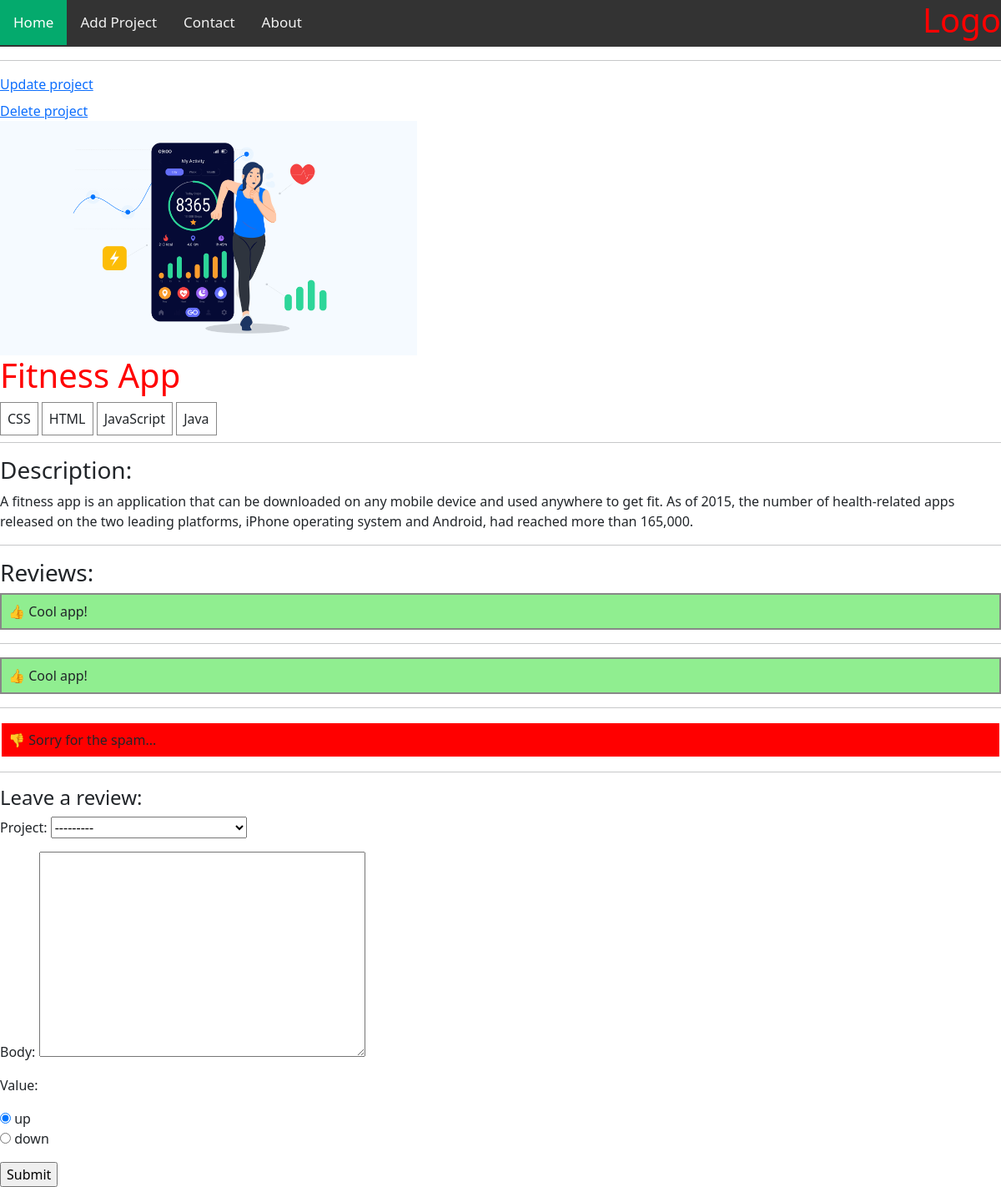
Screenshot of /project/6aaabc0c93df4b0f87154d9e439b6174/ with the database file from the repository.
### projects/models.py (models this page shows, shortened)
class Project(models.Model):
    title = models.CharField(max_length=200)
    description = models.TextField(null=True, blank=True)
    featured_image = models.ImageField(
        null=True, blank=True, default="default-image.jpg"
    )
    demo_link = models.CharField(max_length=1000, null=True, blank=True)
    source_link = models.CharField(max_length=1000, null=True, blank=True)
    vote_total = models.PositiveIntegerField(default=0)
    vote_ratio = models.PositiveIntegerField(default=0)
    tags = models.ManyToManyField("Tag", blank=True)
    created = models.DateTimeField("Date created", auto_now_add=True)
    id = models.UUIDField(
        default=uuid.uuid4, unique=True, primary_key=True, editable=False
    )
    def __str__(self):
        return self.title
    @property
    def imageURL(self):
        try:
            img = self.featured_image.url
        except:
            img = ""
        return img

class Tag(models.Model):
    name = models.CharField(max_length=200)
    created = models.DateTimeField(auto_now_add=True)
    id = models.UUIDField(
        default=uuid.uuid4, unique=True, primary_key=True, editable=False
    )
    def __str__(self):
        return self.name

class Review(models.Model):
    VOTE_TYPE = (("up", "up"), ("down", "down"))
    project = models.ForeignKey(
        Project, on_delete=models.CASCADE, null=True, blank=True
    )
    body = models.TextField(null=True, blank=True)
    value = models.CharField(max_length=50, choices=VOTE_TYPE, default=VOTE_TYPE[0][1])
    updated = models.DateTimeField(auto_now=True)
    created = models.DateTimeField(auto_now_add=True)
    id = models.UUIDField(
        default=uuid.uuid4, unique=True, primary_key=True, editable=False
    )

### projects/views.py (the view)
# urls.py: path("project/<str:pk>/", views.project, name="project"),
def project(request, pk):
    project_object = Project.objects.get(id=pk)
    template = "projects/project.html"
    form = ReviewForm()
    form.fields["project"].widget.attrs["class"] = f"{project_object.title}"
    if request.method == "POST":
        form = ReviewForm(request.POST)
        if form.is_valid():
            form.save()
            return redirect(f"../{pk}")
    context = {"project": project_object, "form": form}
    return render(request, template, context)

### projects/forms.py
class ReviewForm(ModelForm):
    def __init__(self, *args, **kwargs):
        super(ReviewForm, self).__init__(*args, **kwargs)
        self.fields["project"].widget.attrs["class"] = "form-control"
    class Meta:
        model = Review
        fields = "__all__"
        widgets = {"value": RadioSelect()}

### projects/templates/projects/project.html
{% extends 'main.html' %} {% block content %}
<div><a href="{% url 'projects:update-project' project.id %}">Update project</a></div>
<div style="padding-top:0.5em"><a href="{% url 'projects:delete-project' project.id %}">Delete project</a></div>
<img style="max-width: 500px;" src="{{project.imageURL}}" alt="">
<h1>
  {{project.title}} {% if project.topRated %}<strong>&#9733</strong>{% endif %}
</h1>
<div style="margin-top:1em">
{% for tag in project.tags.all %}
  <span style="border:1px solid #888; padding:0.5em;">{{tag}}</span>
{% endfor %}
</div>
<hr style="margin-top:1em">
<h3>Description:</h3>
<p>{{project.description}}</p>
<hr>
<h3>Reviews:</h3>
{% for review in project.review_set.all %}
  {% if review.value == 'up'%}
    <p style="background-color:lightgreen; border:2px solid#888; padding:0.5em">&#128077; {{review.body}}</p>
  {% elif review.value == 'down'%}
    <p style="background-color:red; border:2px solid white; padding:0.5em">&#128078; {{review.body}}</p>
  {% endif %}
<hr>
{% endfor %}
<div>
  <h4>Leave a review: </h4>
  <form method="POST" action="" enctype="multipart/form-data">
    {% csrf_token %} {{form.as_p}}
    <input type="submit" value="Submit" />
  </form>
</div>
{% endblock content %}

### static/styles/main.css (style rules this page uses)
body { background-color:lightblue; }
h1 { color:red; }

### rows the page displays
Project: imageURL (picture), title "Fitness App", description "A fitness app is an application that can be downloaded on any mobile device and used anywhere to get fit. As of 2015, the number of health-related apps released on the two leading platforms, iPhone operating system and Android, had reached more than 165,000."
Tag: name "CSS"
Tag: name "HTML"
Tag: name "JavaScript"
Tag: name "Java"
Review: body "Cool app!"
Review: body "Cool app!"
Review: body "Sorry for the spam..."
